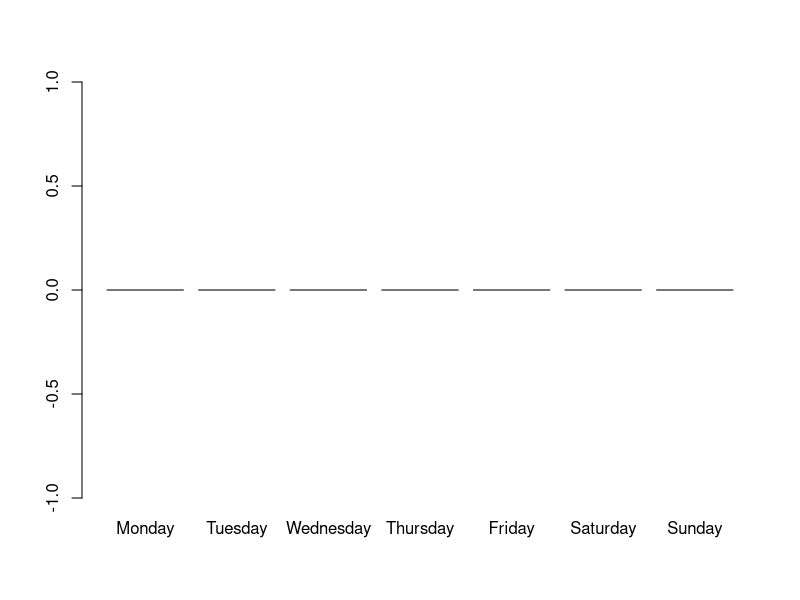

Recreate this plot in R. (Note: this script raises an error after producing the figure.)
# Potential Questions to Answer:
# 1. Create snacks that the customers can buy and randomize who buys which snack

#Create snacks data frame to store the sales
snacksDF<-data.frame(Branch=factor(),Theater=integer(), Small.Popcorn=integer(), 
                     Medium.Popcorn=integer(), Large.Popcorn=integer(),
                     Icecream=integer(),Soft.Drink=integer(), Frozen=integer())
snacksDF<-data.frame(Branch=0,Theater=0,Small.Popcorn=0L, 
                     Medium.Popcorn=0L, Large.Popcorn=0L,
                     Icecream=0L,Soft.drink=0L, Frozen=0L)

# the function takes snacks data frame to store the sales on it, Branch name, theater number
# and takes number of visitors.It is return the total revenue of the day for a theater.
snacksF<-function(snacksDF, BranchName, TheaterN, visitorsN){
  #snacks prices
  prices<-c(6, 8, 10, 8, 7, 9)
  #create a vector of sold snacks
  snack<-sample(x = 1:visitorsN, size = 6, replace = TRUE)
  #calculate the sales of snacks for a screen
  snacksSales<- t(snack)%*%prices
  snacksSales<-snacksSales[1]
  #bind it with the branch and theater
  snack<-c(BranchName, TheaterN,snack)
  #print(snack)
  #add it to the dataframe
  snacksDF<-rbind.data.frame(snacksDF,snack)
  #Assign it to golbal var
  snacksDF<<-snacksDF
  return (snacksSales)
}
#snacksF(snacksDF,'R',1,100)
#print(snacksDF)


# 2. Pretend you own multiple theaters and run two simulations to represent each theater and plot the results
# 3. Create conditional statements for movies that may be PG-13 and children are not allowed to watch
# 4. Discount Student
# 5. Create function
# 6. theaters types (VIP, St)
# 7. Random number of seats will start form seats/2:seats
# 8. Scheduling movie function




#'''
# Object: theater
#          -type
#          -seats
#          -adult_cost
#          -child_cost
#'''




# Cost for adults and children
ticket_cost <- 12
ticket_cost_child <- 7 

# Movie List
# DATA:         Movie Name  | Age Rating  | Number of Shows each day
movies <- rbind(c("Limitless", "PG-13", 3), 
                c("Taken", "PG-13", 1), 
                c("The Old Guard", "R", 2),
                c("Mr. & Mrs. Smith", "PG-13", 3),
                c("Focus", "+16", 2),
                c("Raya and the Last Dragon", "PG", 4),
                c("Rush Hour 3", "PG-13", 3))

# Theater types based on capacity and ticket cost
# DATA:         Type Name  | Seats  | Adult Cost  | Child Cost
theatersType <- rbind(c("VIP",      60,  20, 15),
                      c("Standard", 120, 20, 15),
                      c("MAX",      180, 20, 15))

# Branch and size of the each branch based on the number of screens have
#  DATA:       Branch Location  | VIP | Standard | MAX
branch <-  rbind(c("Riyadh", 2, 5, 2), 
                 c("Dammam", 1, 3, 1), 
                 c("Jeddah", 1, 4, 1))


seats <-  120 # How many seats does each theater hold
week_days <- rep(0, 7)  # Store totals for each day


runTheaaters <- function(week_days, theaters) {
  # iterate through the week
    for (day_num in 1:length(week_days)) {
      # Keep track of total revenue for the day
      if (week_days[day_num]== "Saturday" | week_days[day_num]=="Sunday"){
      daily_revenue <- 0
      
      # iterate through the amount of screens on a particular day
      for (theater_number in 1:theaters) {
        
        # Calculate  how many adults and children are watching the movie
        visitors_adults <- sample(60:seats, 1)
        avalibale_seats <- seats - visitors_adults
        visitors_children <- 0
        
        # conditional statements for movies that may be PG-13 and children are not allowed to watch
        if(movies[theater_number,2] == "PG" || movies[theater_number,2] == "PG-13") {
          visitors_children <- sample(1:avalibale_seats,1) # this is should be the the rest of available seats or less
          avalibale_seats <- avalibale_seats - visitors_children
        } 
        cat("\nThe theater #", theater_number, "\n\tMovie : ", movies[theater_number], "(", movies[theater_number, 2] , ")", "\n\tAduilt booked: ", visitors_adults,
            "\n\tChildren booked: ", visitors_children, "\n\tAbalibale seats: ", avalibale_seats, "/", seats ,"\n")
        if(movies[theater_number,2] != "PG" && movies[theater_number,2] != "PG-13") {
          cat("**children are not allowed because movie is ", movies[theater_number,2], "**\n")
        }
        
        
        # Calculate the revenue for adults and children
        movie_revenue <- (visitors_adults * ticket_cost) + (visitors_children * ticket_cost_child)
        
        # Calculate revenue, and add to running total for the day
        week_days[day_num] <- week_days[day_num] + movie_revenue
        
        # ------> Need to add Snacks revenue
        # Calculate snacks revenue
        
      }
      # Save total to the corresponding day
      cat("------------------------------------------\n")
      cat("Daliy total revenue: $", week_days[day_num], "\n")
      cat("------------------------------------------\n")
      
      }
      else{
        for (day_num in 1:week_days[5]) {
          # Keep track of total revenue for the day
          daily_revenue <- 0
          
          # iterate through the amount of screens on a particular day
          for (theater_number in 1:theaters) {
            
            # Calculate  how many adults and children are watching the movie
            visitors_adults <- sample(1:seats, 1)
            avalibale_seats <- seats - visitors_adults
            visitors_children <- 0
            
            # conditional statements for movies that may be PG-13 and children are not allowed to watch
            if(movies[theater_number,2] == "PG" || movies[theater_number,2] == "PG-13") {
              visitors_children <- sample(1:avalibale_seats,1) # this is should be the the rest of available seats or less
              avalibale_seats <- avalibale_seats - visitors_children
            } 
            cat("\nThe theater #", theater_number, "\n\tMovie : ", movies[theater_number], "(", movies[theater_number, 2] , ")", "\n\tAduilt booked: ", visitors_adults,
                "\n\tChildren booked: ", visitors_children, "\n\tAbalibale seats: ", avalibale_seats, "/", seats ,"\n")
            if(movies[theater_number,2] != "PG" && movies[theater_number,2] != "PG-13") {
              cat("**children are not allowed because movie is ", movies[theater_number,2], "**\n")
            }
            
            
            # Calculate the revenue for adults and children
            movie_revenue <- (visitors_adults * ticket_cost) + (visitors_children * ticket_cost_child)
            
            # Calculate revenue, and add to running total for the day
            week_days[day_num] <- week_days[day_num] + movie_revenue
            
            # ------> Need to add Snacks revenue
            # Calculate snacks revenue
            
          }
          # Save total to the corresponding day
          cat("------------------------------------------\n")
          cat("Daliy total revenue: $", week_days[day_num], "\n")
          cat("------------------------------------------\n")
          
        }
      }
  }
}



# Make a barchart showing total revenue per day
day_name <- c("Monday", "Tuesday", "Wednesday", "Thursday", "Friday", "Saturday", "Sunday")
barplot(week_days, names.arg = day_name, horiz = FALSE)

# Make any other chart
pie(week_days, label = day_name, main = "Revenue")

# Which day had the highest revenue? 
cat("The highest revenue is $", max(week_days), "in", day_name[which(week_days == max(week_days))])
